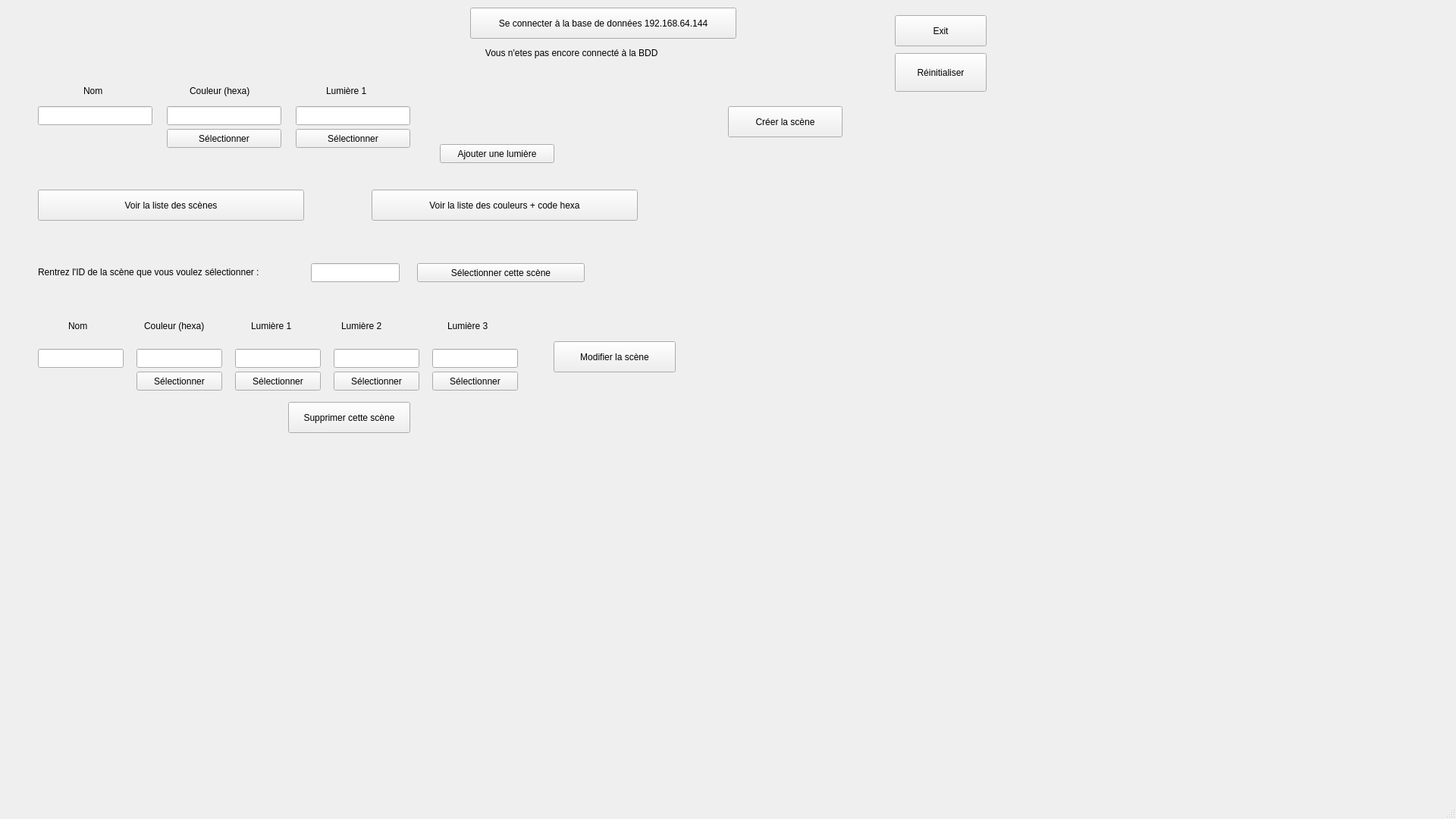
<?xml version="1.0" encoding="UTF-8"?>
<ui version="4.0">
 <class>MainWindow</class>
 <widget class="QMainWindow" name="MainWindow">
  <property name="geometry">
   <rect>
    <x>0</x>
    <y>0</y>
    <width>1920</width>
    <height>1080</height>
   </rect>
  </property>
  <property name="windowTitle">
   <string>MainWindow</string>
  </property>
  <widget class="QWidget" name="centralwidget">
   <widget class="QPushButton" name="pushButton">
    <property name="enabled">
     <bool>true</bool>
    </property>
    <property name="geometry">
     <rect>
      <x>620</x>
      <y>10</y>
      <width>351</width>
      <height>41</height>
     </rect>
    </property>
    <property name="text">
     <string>Se connecter à la base de données 192.168.64.144</string>
    </property>
   </widget>
   <widget class="QLabel" name="label">
    <property name="geometry">
     <rect>
      <x>590</x>
      <y>60</y>
      <width>401</width>
      <height>20</height>
     </rect>
    </property>
    <property name="text">
     <string>               Vous n'etes pas encore connecté à la BDD</string>
    </property>
   </widget>
   <widget class="QPushButton" name="pushButton_2">
    <property name="geometry">
     <rect>
      <x>960</x>
      <y>140</y>
      <width>151</width>
      <height>41</height>
     </rect>
    </property>
    <property name="text">
     <string>Créer la scène</string>
    </property>
   </widget>
   <widget class="QLabel" name="label_2">
    <property name="geometry">
     <rect>
      <x>110</x>
      <y>110</y>
      <width>62</width>
      <height>20</height>
     </rect>
    </property>
    <property name="text">
     <string>Nom</string>
    </property>
   </widget>
   <widget class="QLabel" name="label_3">
    <property name="geometry">
     <rect>
      <x>250</x>
      <y>110</y>
      <width>101</width>
      <height>20</height>
     </rect>
    </property>
    <property name="text">
     <string>Couleur (hexa)</string>
    </property>
   </widget>
   <widget class="QLabel" name="label_4">
    <property name="geometry">
     <rect>
      <x>430</x>
      <y>110</y>
      <width>65</width>
      <height>20</height>
     </rect>
    </property>
    <property name="text">
     <string>Lumière 1</string>
    </property>
   </widget>
   <widget class="QLineEdit" name="lineEdit">
    <property name="geometry">
     <rect>
      <x>50</x>
      <y>140</y>
      <width>151</width>
      <height>25</height>
     </rect>
    </property>
   </widget>
   <widget class="QLineEdit" name="lineEdit_2">
    <property name="geometry">
     <rect>
      <x>220</x>
      <y>140</y>
      <width>151</width>
      <height>25</height>
     </rect>
    </property>
   </widget>
   <widget class="QLineEdit" name="lineEdit_3">
    <property name="geometry">
     <rect>
      <x>390</x>
      <y>140</y>
      <width>151</width>
      <height>25</height>
     </rect>
    </property>
   </widget>
   <widget class="QLabel" name="label_7">
    <property name="geometry">
     <rect>
      <x>660</x>
      <y>180</y>
      <width>261</width>
      <height>20</height>
     </rect>
    </property>
    <property name="text">
     <string/>
    </property>
   </widget>
   <widget class="QPushButton" name="pushButton_3">
    <property name="geometry">
     <rect>
      <x>50</x>
      <y>250</y>
      <width>351</width>
      <height>41</height>
     </rect>
    </property>
    <property name="text">
     <string>Voir la liste des scènes</string>
    </property>
   </widget>
   <widget class="QLabel" name="label_8">
    <property name="geometry">
     <rect>
      <x>50</x>
      <y>350</y>
      <width>351</width>
      <height>17</height>
     </rect>
    </property>
    <property name="text">
     <string>Rentrez l'ID de la scène que vous voulez sélectionner : </string>
    </property>
   </widget>
   <widget class="QLineEdit" name="lineEdit_6">
    <property name="geometry">
     <rect>
      <x>410</x>
      <y>347</y>
      <width>117</width>
      <height>25</height>
     </rect>
    </property>
   </widget>
   <widget class="QPushButton" name="pushButton_4">
    <property name="geometry">
     <rect>
      <x>550</x>
      <y>347</y>
      <width>221</width>
      <height>25</height>
     </rect>
    </property>
    <property name="text">
     <string>Sélectionner cette scène</string>
    </property>
   </widget>
   <widget class="QLabel" name="label_9">
    <property name="geometry">
     <rect>
      <x>270</x>
      <y>390</y>
      <width>641</width>
      <height>17</height>
     </rect>
    </property>
    <property name="text">
     <string/>
    </property>
   </widget>
   <widget class="QLineEdit" name="lineEdit_7">
    <property name="geometry">
     <rect>
      <x>50</x>
      <y>460</y>
      <width>113</width>
      <height>25</height>
     </rect>
    </property>
   </widget>
   <widget class="QLineEdit" name="lineEdit_8">
    <property name="geometry">
     <rect>
      <x>180</x>
      <y>460</y>
      <width>113</width>
      <height>25</height>
     </rect>
    </property>
   </widget>
   <widget class="QLabel" name="label_10">
    <property name="geometry">
     <rect>
      <x>331</x>
      <y>420</y>
      <width>65</width>
      <height>20</height>
     </rect>
    </property>
    <property name="text">
     <string>Lumière 1</string>
    </property>
   </widget>
   <widget class="QLineEdit" name="lineEdit_9">
    <property name="geometry">
     <rect>
      <x>310</x>
      <y>460</y>
      <width>113</width>
      <height>25</height>
     </rect>
    </property>
   </widget>
   <widget class="QLabel" name="label_11">
    <property name="geometry">
     <rect>
      <x>190</x>
      <y>420</y>
      <width>101</width>
      <height>20</height>
     </rect>
    </property>
    <property name="text">
     <string>Couleur (hexa)</string>
    </property>
   </widget>
   <widget class="QLineEdit" name="lineEdit_10">
    <property name="geometry">
     <rect>
      <x>440</x>
      <y>460</y>
      <width>113</width>
      <height>25</height>
     </rect>
    </property>
   </widget>
   <widget class="QLabel" name="label_12">
    <property name="geometry">
     <rect>
      <x>90</x>
      <y>420</y>
      <width>62</width>
      <height>20</height>
     </rect>
    </property>
    <property name="text">
     <string>Nom</string>
    </property>
   </widget>
   <widget class="QLabel" name="label_13">
    <property name="geometry">
     <rect>
      <x>450</x>
      <y>420</y>
      <width>71</width>
      <height>20</height>
     </rect>
    </property>
    <property name="text">
     <string>Lumière 2</string>
    </property>
   </widget>
   <widget class="QLabel" name="label_14">
    <property name="geometry">
     <rect>
      <x>590</x>
      <y>420</y>
      <width>71</width>
      <height>20</height>
     </rect>
    </property>
    <property name="text">
     <string>Lumière 3</string>
    </property>
   </widget>
   <widget class="QLineEdit" name="lineEdit_11">
    <property name="geometry">
     <rect>
      <x>570</x>
      <y>460</y>
      <width>113</width>
      <height>25</height>
     </rect>
    </property>
   </widget>
   <widget class="QPushButton" name="pushButton_5">
    <property name="geometry">
     <rect>
      <x>730</x>
      <y>450</y>
      <width>161</width>
      <height>41</height>
     </rect>
    </property>
    <property name="text">
     <string>Modifier la scène</string>
    </property>
   </widget>
   <widget class="QPushButton" name="pushButton_6">
    <property name="geometry">
     <rect>
      <x>380</x>
      <y>530</y>
      <width>161</width>
      <height>41</height>
     </rect>
    </property>
    <property name="text">
     <string>Supprimer cette scène</string>
    </property>
   </widget>
   <widget class="QLabel" name="label_15">
    <property name="geometry">
     <rect>
      <x>350</x>
      <y>580</y>
      <width>381</width>
      <height>17</height>
     </rect>
    </property>
    <property name="text">
     <string/>
    </property>
   </widget>
   <widget class="QLabel" name="label_16">
    <property name="geometry">
     <rect>
      <x>680</x>
      <y>510</y>
      <width>251</width>
      <height>20</height>
     </rect>
    </property>
    <property name="text">
     <string/>
    </property>
   </widget>
   <widget class="QLabel" name="label_17">
    <property name="geometry">
     <rect>
      <x>170</x>
      <y>570</y>
      <width>601</width>
      <height>16</height>
     </rect>
    </property>
    <property name="text">
     <string/>
    </property>
   </widget>
   <widget class="QLabel" name="label_18">
    <property name="geometry">
     <rect>
      <x>170</x>
      <y>600</y>
      <width>601</width>
      <height>16</height>
     </rect>
    </property>
    <property name="text">
     <string/>
    </property>
   </widget>
   <widget class="QPushButton" name="pushButton_7">
    <property name="geometry">
     <rect>
      <x>1180</x>
      <y>20</y>
      <width>121</width>
      <height>41</height>
     </rect>
    </property>
    <property name="text">
     <string>Exit</string>
    </property>
   </widget>
   <widget class="QPushButton" name="pushButton_8">
    <property name="geometry">
     <rect>
      <x>1180</x>
      <y>70</y>
      <width>121</width>
      <height>51</height>
     </rect>
    </property>
    <property name="text">
     <string>Réinitialiser</string>
    </property>
   </widget>
   <widget class="QPushButton" name="pushButton_9">
    <property name="geometry">
     <rect>
      <x>490</x>
      <y>250</y>
      <width>351</width>
      <height>41</height>
     </rect>
    </property>
    <property name="text">
     <string>Voir la liste des couleurs + code hexa</string>
    </property>
   </widget>
   <widget class="QLabel" name="label_19">
    <property name="geometry">
     <rect>
      <x>510</x>
      <y>300</y>
      <width>301</width>
      <height>20</height>
     </rect>
    </property>
    <property name="text">
     <string/>
    </property>
   </widget>
   <widget class="QPushButton" name="pushButton_10">
    <property name="geometry">
     <rect>
      <x>220</x>
      <y>170</y>
      <width>151</width>
      <height>25</height>
     </rect>
    </property>
    <property name="text">
     <string>Sélectionner</string>
    </property>
   </widget>
   <widget class="QPushButton" name="pushButton_11">
    <property name="geometry">
     <rect>
      <x>390</x>
      <y>170</y>
      <width>151</width>
      <height>25</height>
     </rect>
    </property>
    <property name="text">
     <string>Sélectionner</string>
    </property>
   </widget>
   <widget class="QPushButton" name="pushButton_14">
    <property name="geometry">
     <rect>
      <x>180</x>
      <y>490</y>
      <width>113</width>
      <height>25</height>
     </rect>
    </property>
    <property name="text">
     <string>Sélectionner</string>
    </property>
   </widget>
   <widget class="QPushButton" name="pushButton_15">
    <property name="geometry">
     <rect>
      <x>310</x>
      <y>490</y>
      <width>113</width>
      <height>25</height>
     </rect>
    </property>
    <property name="text">
     <string>Sélectionner</string>
    </property>
   </widget>
   <widget class="QPushButton" name="pushButton_16">
    <property name="geometry">
     <rect>
      <x>440</x>
      <y>490</y>
      <width>113</width>
      <height>25</height>
     </rect>
    </property>
    <property name="text">
     <string>Sélectionner</string>
    </property>
   </widget>
   <widget class="QPushButton" name="pushButton_17">
    <property name="geometry">
     <rect>
      <x>570</x>
      <y>490</y>
      <width>113</width>
      <height>25</height>
     </rect>
    </property>
    <property name="text">
     <string>Sélectionner</string>
    </property>
   </widget>
   <widget class="QPushButton" name="pushButton_12">
    <property name="geometry">
     <rect>
      <x>580</x>
      <y>190</y>
      <width>151</width>
      <height>25</height>
     </rect>
    </property>
    <property name="text">
     <string>Ajouter une lumière</string>
    </property>
   </widget>
  </widget>
  <widget class="QMenuBar" name="menubar">
   <property name="geometry">
    <rect>
     <x>0</x>
     <y>0</y>
     <width>1920</width>
     <height>22</height>
    </rect>
   </property>
  </widget>
  <widget class="QStatusBar" name="statusbar"/>
 </widget>
 <resources/>
 <connections/>
 <slots>
  <slot>SeConnecter()</slot>
  <slot>CreerScene()</slot>
  <slot>ModifScene()</slot>
  <slot>AfficherListeScene()</slot>
  <slot>RentrerIdModifScene()</slot>
  <slot>SupprimerScene()</slot>
  <slot>Exit()</slot>
  <slot>Reset()</slot>
 </slots>
</ui>
